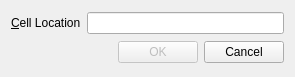
<?xml version="1.0" encoding="UTF-8"?>
<ui version="4.0">
 <class>Dialog</class>
 <widget class="QDialog" name="Dialog">
  <property name="geometry">
   <rect>
    <x>0</x>
    <y>0</y>
    <width>295</width>
    <height>77</height>
   </rect>
  </property>
  <property name="windowTitle">
   <string>Go To Cell</string>
  </property>
  <layout class="QVBoxLayout" name="verticalLayout">
   <item>
    <layout class="QHBoxLayout" name="horizontalLayout">
     <item>
      <widget class="QLabel" name="label">
       <property name="text">
        <string>&amp;Cell Location</string>
       </property>
       <property name="buddy">
        <cstring>lineEdit</cstring>
       </property>
      </widget>
     </item>
     <item>
      <widget class="QLineEdit" name="lineEdit"/>
     </item>
    </layout>
   </item>
   <item>
    <layout class="QHBoxLayout" name="horizontalLayout_2">
     <item>
      <spacer name="horizontalSpacer">
       <property name="orientation">
        <enum>Qt::Horizontal</enum>
       </property>
       <property name="sizeHint" stdset="0">
        <size>
         <width>40</width>
         <height>20</height>
        </size>
       </property>
      </spacer>
     </item>
     <item>
      <widget class="QPushButton" name="OkBtn">
       <property name="enabled">
        <bool>false</bool>
       </property>
       <property name="text">
        <string>OK</string>
       </property>
      </widget>
     </item>
     <item>
      <widget class="QPushButton" name="cancelBtn">
       <property name="text">
        <string>Cancel</string>
       </property>
      </widget>
     </item>
    </layout>
   </item>
  </layout>
 </widget>
 <resources/>
 <connections/>
</ui>
